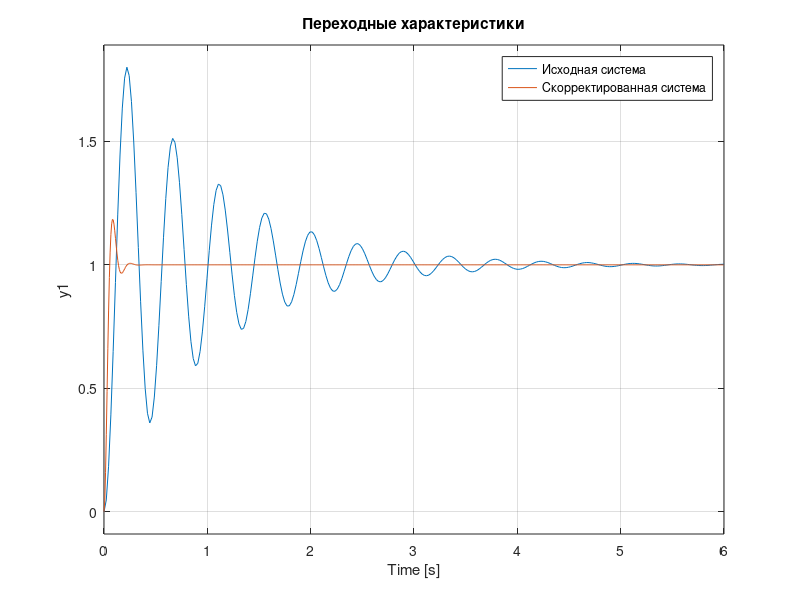

Write the MATLAB code that produced this figure. (Note: this script raises an error after producing the figure.)
clc;
clear;
close all;

s = tf('s');

W = 100 / (s * (0.5*s + 1));

Wku = 0.4472 * (0.5*s + 1) / (0.025*s + 1);

Wcorr = Wku * W;

Wz = feedback(W, 1);
Wz_corr = feedback(Wcorr, 1);

figure;
step(Wz, Wz_corr);
grid on;
legend('Исходная система', 'Скорректированная система');
title('Переходные характеристики');

info_before = stepinfo(Wz);
info_after = stepinfo(Wz_corr);

fprintf('ИСХОДНАЯ СИСТЕМА\n');
fprintf('Tпп = %.4f с\n', info_before.SettlingTime);
fprintf('Перерегулирование = %.2f %%\n\n', info_before.Overshoot);

fprintf('СКОРРЕКТИРОВАННАЯ СИСТЕМА\n');
fprintf('Tпп = %.4f с\n', info_after.SettlingTime);
fprintf('Перерегулирование = %.2f %%\n\n', info_after.Overshoot);

figure;
bode(W, Wcorr);
grid on;
legend('Исходная', 'Желаемая (скорректированная)');
title('ЛАЧХ и ЛФЧХ исходной и желаемой систем');

figure;
bode(Wku);
grid on;
title('ЛАЧХ и ЛФЧХ корректирующего устройства');

figure;
margin(W);
grid on;
title('Исходная система');

figure;
margin(Wcorr);
grid on;
title('Скорректированная система');

[~, ~, ~, wc_before] = margin(W);
[~, ~, ~, wc_after] = margin(Wcorr);

fprintf('Частота среза исходной системы = %.4f рад/с\n', wc_before);
fprintf('Частота среза скорректированной системы = %.4f рад/с\n', wc_after);

wM = logspace(-2, 4, 10000);

mag_before = squeeze(abs(freqresp(Wz, wM)));
mag_after = squeeze(abs(freqresp(Wz_corr, wM)));

M_before = max(mag_before);
M_after = max(mag_after);

fprintf('\nПоказатель колебательности исходной системы M = %.4f\n', M_before);
fprintf('Показатель колебательности скорректированной системы M = %.4f\n', M_after);

w = logspace(-1, 3, 5000);

L0_asym = 20*log10(100 ./ w);
L0_asym = L0_asym - 20*max(0, log10(w / 2));

Lj_asym = 20*log10(44.72 ./ w);
Lj_asym = Lj_asym - 20*max(0, log10(w / 40));

Lku_asym = Lj_asym - L0_asym;

resp_ku = squeeze(freqresp(Wku, w));
Lku_exact = 20*log10(abs(resp_ku));

figure;

subplot(2,1,1);
semilogx(w, L0_asym, 'LineWidth', 1.5);
hold on;
semilogx(w, Lj_asym, 'LineWidth', 1.5);
yline(0, 'k:');
grid on;
legend('Исходная', 'Желаемая', 'Location', 'southwest');
ylabel('L(\omega), дБ');
title('Асимптотические ЛАЧХ исходной и желаемой систем');

subplot(2,1,2);
semilogx(w, Lku_asym, 'LineWidth', 1.5);
hold on;
semilogx(w, Lku_exact, '--', 'LineWidth', 1.5);
xline(2, ':');
xline(40, ':');
grid on;
legend('Геометрическая разность', 'Точная ЛАЧХ W_{ку}', 'Location', 'northwest');
xlabel('\omega, рад/с');
ylabel('L_{ку}(\omega), дБ');
title('Геометрическое вычитание ЛАЧХ');

resp_closed = squeeze(freqresp(Wz_corr, w));
mag_closed = abs(resp_closed);
phase_closed = unwrap(angle(resp_closed)) * 180 / pi;
L_closed = 20*log10(mag_closed);

[M_closed, idx] = max(mag_closed);
omega_res = w(idx);

figure;

subplot(2,1,1);
semilogx(w, L_closed, 'LineWidth', 1.5);
hold on;
plot(omega_res, 20*log10(M_closed), 'ro', 'MarkerFaceColor', 'r');
grid on;
ylabel('L(\omega), дБ');
title(sprintf('ЛАЧХ скорректированной замкнутой системы, M = %.4f', M_closed));

subplot(2,1,2);
semilogx(w, phase_closed, 'LineWidth', 1.5);
grid on;
xlabel('\omega, рад/с');
ylabel('\phi(\omega), град');
title('ЛФЧХ скорректированной замкнутой системы');

fprintf('Резонансная частота скорректированной замкнутой системы = %.4f рад/с\n', omega_res);
